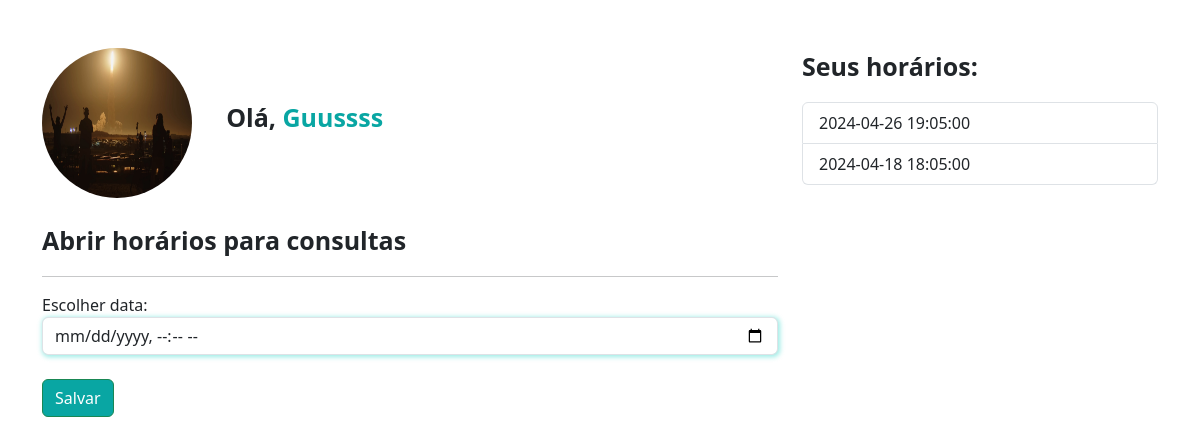
The page /doctors/schedule_opener/ (signed in) on the database as committed earlier.
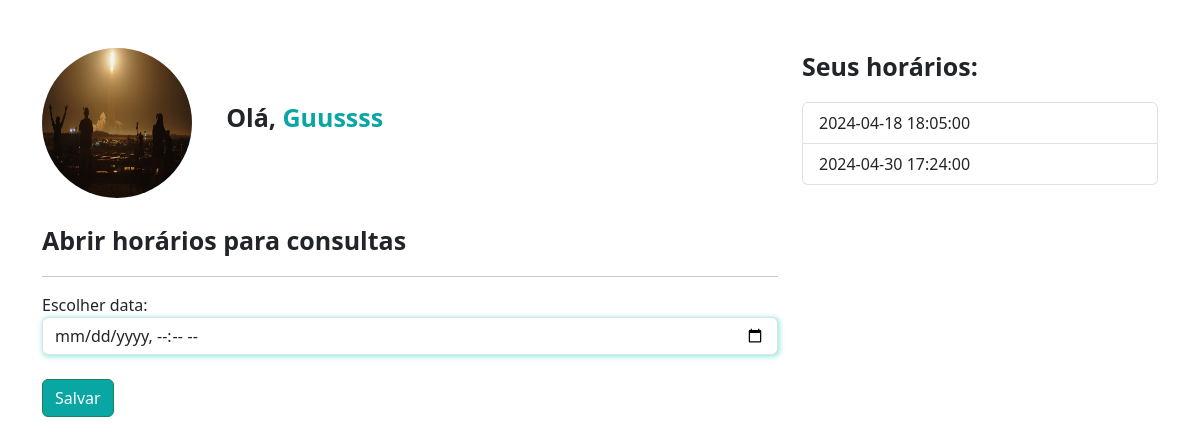
The same page on the database as committed later.
### doctors/models.py (models this page shows)
class ScheduleOpenings(models.Model):
    date = models.DateTimeField()
    user = models.ForeignKey(User, on_delete=models.DO_NOTHING)
    appointment_date = models.BooleanField(default=False)
    def __str__(self):
        return str(self.date)

### doctors/views.py (the view, shortened to what this page needs)
# urls.py: path('schedule_opener/', views.schedule_opener, name="schedule_opener"),
def schedule_opener(request):
    if not is_doctor(request.user):
        messages.add_message(request, constants.WARNING, 'Somente médicos podem abrir horarios na agenda!')
        return redirect('/users/logout/')
    if request.method == "GET":
        doc_pic = DoctorsData.objects.get(user=request.user)
        open_dates = ScheduleOpenings.objects.filter(user=request.user)
        return render(request, 'schedule_opener.html', {'doc_pic': doc_pic, 'open_dates': open_dates})

### doctors/models.py (called while the page is built)
def is_doctor(user):
    return DoctorsData.objects.filter(user=user).exists()

### doctors/templates/schedule_opener.html (shortened to what this page needs)
{% extends "base.html" %}
{% load static %}
{% block 'head' %}
    <link rel="stylesheet" href="{% static 'doctors/css/schedule_opener.css' %}">
    <link rel="stylesheet" href="{% static 'users/css/users.css' %}">
    <link rel="stylesheet" href="{% static 'doctors/css/doctors_registration.css' %}">
{% endblock 'head' %}
{% block 'body' %}
    <div class="container">
        <br><br>
        <div class="row">
            <div class="col-md-8">
                <img src="{{doc_pic.profile_picture.url}}"  class="foto-perfil" alt="">
                <label style="margin-left: 30px; font-size: 25px" class="p-bold">Olá, <span class="color-dark">{{request.user.username}}</span></label>
                <br>
                <br>
                <p style="font-size: 25px" class="p-bold">Abrir horários para consultas</p>
                <hr>
                <form action="{% url 'schedule_opener' %}" method="POST">{% csrf_token %}
                    <label for="">Escolher data:</label>
                    <input type="datetime-local" name="date" class="form-control shadow-main-color">
                    <br>
                    <input type="submit" value="Salvar" class="btn btn-success btn-dark-color">
                </form>
            </div>
            <div class="col-md-4">
                <p style="font-size: 25px" class="p-bold">Seus horários:</p>
                <ul class="list-group">
                    {% for date in open_dates %}
                        <li class="list-group-item">{{date}}</li>
                    {% endfor %}
                </ul>
            </div>
        </div>
    </div>
{% endblock 'body' %}

Rows that differ between the two databases and show on the page:
no longer on this page (row edited): ScheduleOpenings: date "2024-04-26 19:05:00"
added ScheduleOpenings: date "2024-04-30 17:24:00"
